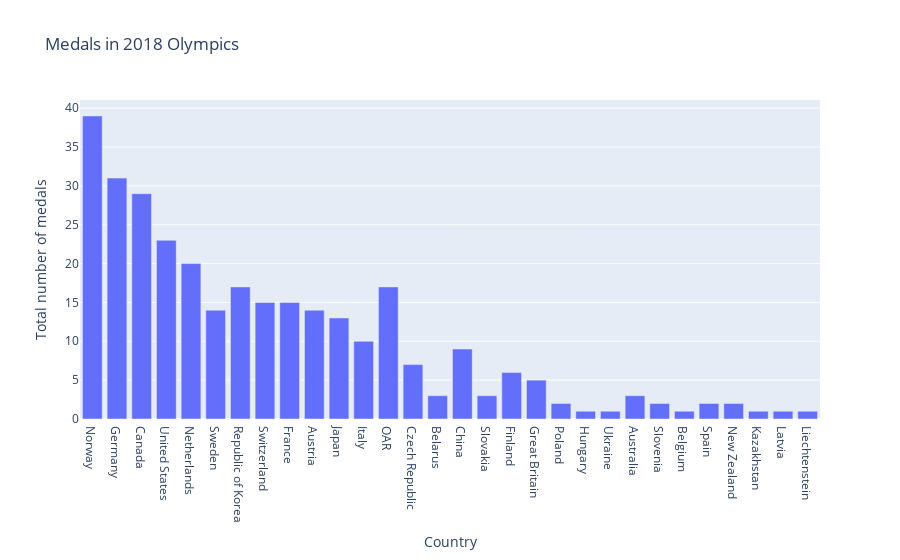

This figure's notebook cell:
### Markdown cell above
### 3b) Normal bar chart

### Code cell
import plotly.graph_objs as go

data_component = go.Bar(x=df['NOC'],
                        y=df['Total'])

layout_component = go.Layout(title='Medals in 2018 Olympics',
                             xaxis_title='Country',
                             yaxis_title='Total number of medals')

fig = go.Figure(data=data_component,
                layout=layout_component)

fig.show()

### Figure 1 — Plotly figure (JSON) as saved in the notebook; plotly's stock layout.template omitted (floating-point values rounded to 4 significant figures)
{"data": [{"type": "bar", "x": ["Norway", "Germany", "Canada", "United States", "Netherlands", "Sweden", "Republic of Korea", "Switzerland", "France", "Austria", "Japan", "Italy", "OAR", "Czech Republic", "Belarus", "China", "Slovakia", "Finland", "Great Britain", "Poland", "Hungary", "Ukraine", "Australia", "Slovenia", "Belgium", "Spain", "New Zealand", "Kazakhstan", "Latvia", "Liechtenstein"], "y": [39, 31, 29, 23, 20, 14, 17, 15, 15, 14, 13, 10, 17, 7, 3, 9, 3, 6, 5, 2, 1, 1, 3, 2, 1, 2, 2, 1, 1, 1]}], "layout": {"title": {"text": "Medals in 2018 Olympics"}, "xaxis": {"title": {"text": "Country"}}, "yaxis": {"title": {"text": "Total number of medals"}}}}
